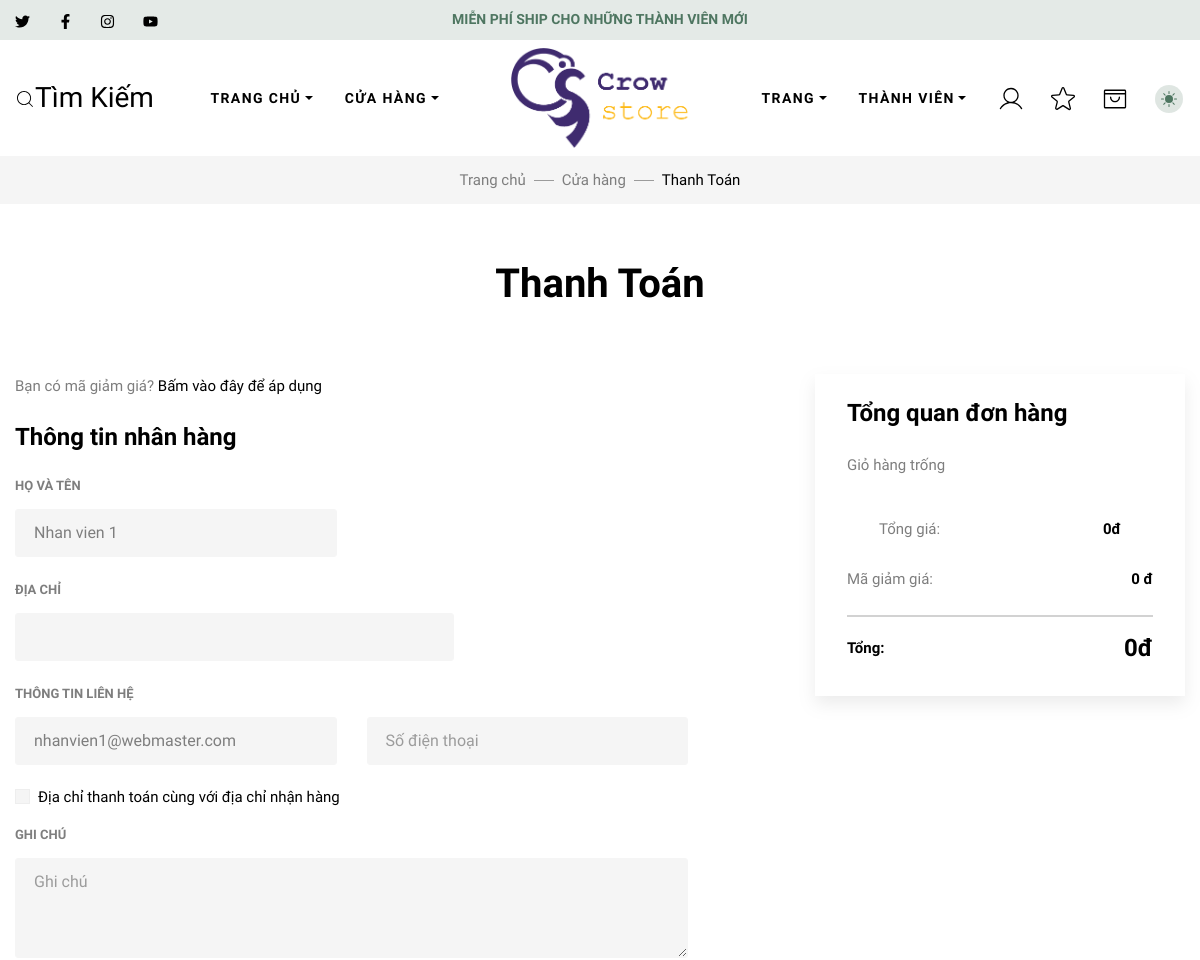
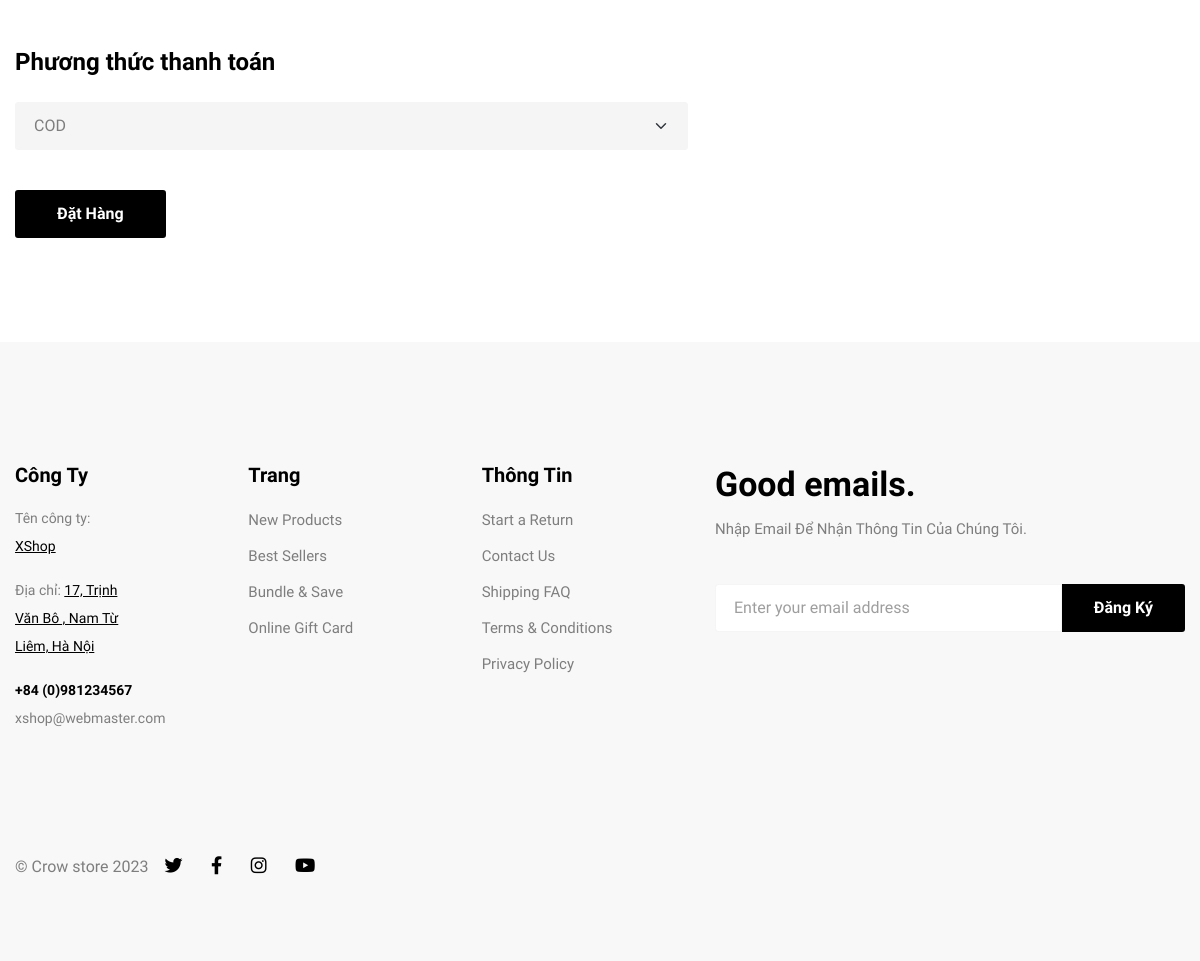
Page /index.php?act=checkout (signed in) on the committed database (2 pictures, top to bottom).
### tables this page shows
CREATE TABLE `khach_hang` (
  `ma_khach_hang` int(11) NOT NULL,
  `ten_khach_hang` varchar(200) DEFAULT NULL,
  `dia_chi` varchar(200) DEFAULT NULL,
  `sdt` varchar(11) DEFAULT NULL,
  `email` varchar(100) DEFAULT NULL,
  `mat_khau` varchar(200) DEFAULT NULL,
  `avt` varchar(200) DEFAULT 'noavt.jpg',
  `trang_thai` tinyint(2) DEFAULT 0,
  `quyen` tinyint(2) DEFAULT 3,
  `ma_nhan_vien` varchar(10) DEFAULT NULL,
  `xoa` tinyint(2) NOT NULL DEFAULT 0
);

CREATE TABLE `lien_he` (
  `id_lien_he` int(11) NOT NULL,
  `ten_doanh_nghiep` varchar(200) NOT NULL,
  `dia_chi` varchar(200) DEFAULT NULL,
  `sdt` int(11) DEFAULT NULL,
  `logo` varchar(200) NOT NULL,
  `email` varchar(200) DEFAULT NULL,
  `trang_thai` tinyint(2) DEFAULT 0
);

### module/PDO.php (called while the page is built, shortened)
<?php
function pdo_execute_single($sql){
    $sql_args = array_slice(func_get_args(),1);
    try{
        $stmt = $GLOBALS['PDO']->prepare($sql);
        $stmt->execute($sql_args);
        return $stmt->fetch(PDO::FETCH_ASSOC);
    }
    catch(PDOException $e){
        echo $e->getMessage();
        return false;
    }
    finally{
        unset($stmt);
    }
}
function pdo_query($sql){
    $sql_args = array_slice(func_get_args(),1);
    try{
        $stmt = $GLOBALS['PDO']->prepare($sql);
        $stmt->execute($sql_args);
        return $stmt->fetchAll(PDO::FETCH_ASSOC);
    }
    catch(PDOException $e){
        echo $e->getMessage();
        return false;
    }
    finally{
        unset($stmt);
    }
}
?>

### module/account.php (called while the page is built, shortened)
<?php
function get_customer_by_id($ma_khach_hang){
    $sql = "SELECT * FROM khach_hang WHERE ma_khach_hang = '$ma_khach_hang'";
    return pdo_execute_single($sql);
}
?>

### module/static.php (called while the page is built, shortened)
<?php
function admin_get_contract(){
    $sql = "SELECT * FROM lien_he";
    $result = pdo_query($sql);
    return $result;
}
?>

### view/payment/checkout.php (the view, shortened to what this page needs)
<?php
    if(isset($_SESSION['ma_khach_hang'])){
        $ma_khach_hang = $_SESSION['ma_khach_hang'];
        $data = get_customer_by_id($ma_khach_hang);
       extract($data);
    }
?>
<head>
</head>
<main id="content" class="wrapper layout-page">
  <section class="z-index-2 position-relative pb-2 mb-12">
    <div class="bg-body-secondary mb-3">
      <div class="container">
        <nav class="py-4 lh-30px" aria-label="breadcrumb">
          <ol class="breadcrumb justify-content-center py-1 mb-0">
            <li class="breadcrumb-item">
              <a title="Home" href="index.php">Trang chủ</a>
            </li>
            <li class="breadcrumb-item">
              <a title="Shop" href="shop-layout-v2.html">Cửa hàng</a>
            </li>
            <li class="breadcrumb-item active" aria-current="page">Thanh Toán</li>
          </ol>
        </nav>
      </div>
    </div>
  </section>
  <section class="container pb-14 pb-lg-19">
    <div class="text-center">
      <h2 class="mb-6">Thanh Toán</h2>
    </div>
    <form class="pt-12" action="index.php?act=checkout" method="POST">
      <div class="row">
        <div class="col-lg-4 pb-lg-0 pb-14 order-lg-last">
          <div class="card border-0 rounded-0 shadow">
            <div class="card-header px-0 mx-10 bg-transparent py-8">
              <h4 class="fs-4 mb-8">Tổng quan đơn hàng</h4>
              <?php
              if(isset($_SESSION['cart'])){
                foreach ($cart as $value) {
                  extract($value);
              ?>
              <div class="d-flex w-100 mb-7">
                <div class="me-6">
                  <img src="#" data-src="image/<?php echo $anh?>" class="lazy-image" width="60" height="80" alt="Natural Coconut Cleansing Oil">
                </div>
                <div class="d-flex flex-grow-1">
                  <div class="pe-6">
                    <a href="#" name="ten_san_pham" class><?php echo $ten_san_pham?> <span class="text-body"> x<?php echo $so_luong?></span>
                    </a>
                    </p>
                  </div>
                  <div class="ms-auto">
                    <p class="fs-14px text-body-emphasis mb-0 fw-bold"><?php echo number_format($giam_gia, 0, ',', '.').'đ' ?></p>
                  </div>
                </div>
              </div>
              <?php
                }
              } else{
                echo '<p>Giỏ hàng trống</p>';
              }
              ?>
            <div class="card-body px-10 py-8">
              <div class="d-flex align-items-center mb-2">
                <span>Tổng giá:</span>
                <span class="d-block ms-auto text-body-emphasis fw-bold"><?php
          if(isset($total)){
            echo number_format($total, 0, ',', '.') . 'đ';
          } else {
            echo '0đ';
          } ?>
          </span>
            </div>
            </div>
              <div class="d-flex align-items-center">
                <span>Mã giảm giá:</span>
                <span class="d-block ms-auto text-body-emphasis fw-bold">0 đ</span>
              </div>
            </div>
            <div class="card-footer bg-transparent py-5 px-0 mx-10">
              <div class="d-flex align-items-center fw-bold mb-6">
                <span class="text-body-emphasis p-0">Tổng:</span>
                <span class="d-block ms-auto text-body-emphasis fs-4 fw-bold"><?php
          if(isset($total)){
            echo number_format($total, 0, ',', '.') . 'đ';
          } else {
            echo '0đ';
          } ?></span>
              </div>
            </div>
          </div>
        </div>
        <div class="col-lg-8 order-lg-first pe-xl-20 pe-lg-6">
          <div class="checkout">
            <p>Bạn có mã giảm giá? <a data-bs-toggle="collapse" href="#collapsecoupon" role="button" aria-expanded="false" aria-controls="collapsecoupon">Bấm vào đây để áp dụng</a>
            </p>
            <h4 class="fs-4 pt-4 mb-7">Thông tin nhân hàng</h4>
           <?php
           if(empty($data)){
           ?>
            <div class="mb-7">
              <label class="mb-5 fs-13px letter-spacing-01 fw-semibold text-uppercase">Họ Và tên</label>
              <div class="row">
                <div class="col-md-6 mb-md-0 mb-7">
                  <input type="text" class="form-control" id="first-name" name="name" placeholder="First Name" required>
                </div>
              </div>
            </div>
            <div class="mb-7">
              <div class="row">
                <div class="col-md-8 mb-md-0 mb-7">
                  <label for="street-address" class="mb-5 fs-13px letter-spacing-01 fw-semibold text-uppercase">Địa Chỉ</label>
                  <input type="text" class="form-control" id="street-address" name="diachi" required>
                </div>
              </div>
            </div>
            <div class="mb-7">
              <div class="row">
                <div class="col-md-4 mb-md-0 mb-7">
                  <label for="city" class="mb-5 fs-13px letter-spacing-01 fw-semibold text-uppercase">Huyện/Xã</label>
                  <input type="text" class="form-control" id="city" name="huyen" required>
                </div>
                <div class="col-md-4 mb-md-0 mb-7">
                  <label for="state" class="mb-5 fs-13px letter-spacing-01 fw-semibold text-uppercase">Tỉnh</label>
                  <input type="text" class="form-control" id="state" name="tinh" required>
                </div>
                <div class="col-md-4">
                  <label for="zip" class="mb-5 fs-13px letter-spacing-01 fw-semibold text-uppercase">Mã bưu chính</label>
                  <input type="text" class="form-control" id="zip" name="zip" required>
                </div>
              </div>
            </div>
            <div class="mb-7">
              <label class="mb-5 fs-13px letter-spacing-01 fw-semibold text-uppercase">Thông Tin liên hệ</label>
              <div class="row">
                <div class="col-md-6 mb-md-0 mb-7">
                  <input type="email" class="form-control" id="email" name="email" placeholder="Email" required>
                </div>
                <div class="col-md-6">
                  <input type="number" class="form-control" id="phone" name="sdt" placeholder="Số điện thoại" required>
                </div>
              </div>
            </div>
            <div class="mt-6 mb-5 form-check">
              <input type="checkbox" class="form-check-input rounded-0 me-4" name="customCheck6" id="customCheck5">
              <label class="text-body-emphasis" for="customCheck5">
                <span class="text-body-emphasis">Địa chỉ thanh toán cùng với địa chỉ nhận hàng</span>
              </label>
            </div>
          </div>
            <?php
            }else{
            ?>
            <div class="mb-7">
              <label class="mb-5 fs-13px letter-spacing-01 fw-semibold text-uppercase">Họ Và tên</label>
              <div class="row">
                <div class="col-md-6 mb-md-0 mb-7">
                  <input type="text" class="form-control" id="first-name" name="name" value="<?php echo $ten_khach_hang ?>" required>
                </div>
              </div>
            </div>
            <div class="mb-7">
              <div class="row">
                <div class="col-md-8 mb-md-0 mb-7">
                  <label for="street-address" class="mb-5 fs-13px letter-spacing-01 fw-semibold text-uppercase">Địa Chỉ</label>
                  <input type="text" class="form-control" id="street-address" name="diachi" value="<?php echo $dia_chi ?>" required>
                </div>
              </div>
            </div>
            <div class="mb-7">
              <label class="mb-5 fs-13px letter-spacing-01 fw-semibold text-uppercase">Thông Tin liên hệ</label>
              <div class="row">
                <div class="col-md-6 mb-md-0 mb-7">
                  <input type="email" class="form-control" id="email" name="email" placeholder="Email"  value="<?php echo $email?>" >
                </div>
                <div class="col-md-6">
                  <input type="number" class="form-control" id="phone" name="sdt" placeholder="Số điện thoại" value="<?php echo $sdt?>">
                </div>
              </div>
            </div>
            <div class="mt-6 mb-5 form-check">
              <input type="checkbox" class="form-check-input rounded-0 me-4" name="customCheck6" id="customCheck5">
              <label class="text-body-emphasis" for="customCheck5">
                <span class="text-body-emphasis">Địa chỉ thanh toán cùng với địa chỉ nhận hàng</span>
              </label>
            </div>
        </div>
            <?php
            }
            ?>
<div class="checkout mb-7">
    <div class="mb-7">
      <label class="mb-5 fs-13px letter-spacing-01 fw-semibold text-uppercase">Ghi chú</label>
            <textarea class="form-control" id="exampleFormControlTextarea1" rows="3" placeholder="Ghi chú" name="ghichu_kh"></textarea>
    </div>
</div>
<div class="checkout mb-7">
    <div class="mb-7">
        <h4 class="fs-4 mb-8 mt-12 pt-lg-1">Phương thức thanh toán</h4>
        <div class="nav nav-tabs border-0">
            <select class="form-select" id="payment" name="phuong_thuc">
              <option value="0" selected><a class="btn btn-payment px-12 mx-2 py-6 me-7 my-3 nav-link" data-bs-toggle="tab" data-bs-target="#cod-tab">
                <svg class="icon icon-paylay fs-32px text-body-emphasis">
                    <use xlink:href="#icon-delivery-1"></use>
                </svg>
            </a>
            </option>
            </select>
        </div>
            </div>
          </div>
          <button type="submit" name="submit" class="btn btn-dark btn-hover-bg-primary btn-hover-border-primary px-11 mt-md-7 mt-4">Đặt Hàng</button>
        </div>
      </div>
    </form>
  </section>
</main>

### view/footer.php
<footer class="pt-15 pt-lg-20 pb-16 footer bg-section-4">
<div class="container container-xxl pt-4">
<div class="row">
<?php
$data = admin_get_contract();
foreach ($data as $value) {
    extract($value);
}?>
<div class="col-lg col-md-4 col-12 mb-11 mb-lg-0 fs-14px">
<h3 class="fs-5 mb-6 ">Công Ty</h3>
<p class="pe-xl-18 lh-2">
Tên công ty: <a class href="#"><u class="fw-medium"><?=$ten_doanh_nghiep?></u></a>
</p>
<p class="pe-xl-18 lh-2">
Địa chỉ: <a class href="#"><u class="fw-medium"><?=$dia_chi?></u></a>
</p>
<p class="mb-0 lh-2"><strong class="text-body-emphasis">+84 (0)<?=$sdt?></strong>
<br>
<?=$email?>
</p>
</div>
<div class="col-lg col-md-4 col-12 mb-11 mb-lg-0">
<h3 class="fs-5 mb-6 ">Trang</h3>
<ul class="list-unstyled mb-0 fw-medium ">
<li class="pt-3 mb-4">
<a href="#" title="New Products" class="text-body">New Products</a>
</li>
<li class="pt-3 mb-4">
<a href="#" title="Best Sellers" class="text-body">Best Sellers</a>
</li>
<li class="pt-3 mb-4">
<a href="#" title="Bundle &amp; Save" class="text-body">Bundle &amp; Save</a>
</li>
<li class="pt-3 mb-4">
<a href="#" title="Online Gift Card" class="text-body">Online Gift Card</a>
</li>
</ul>
</div>
<div class="col-lg col-md-4 col-12 mb-11 mb-lg-0">
<h3 class="fs-5 mb-6 ">Thông Tin</h3>
<ul class="list-unstyled mb-0 fw-medium ">
<li class="pt-3 mb-4">
<a href="#" title="Start a Return" class="text-body">Start a Return</a>
</li>
<li class="pt-3 mb-4">
<a href="#" title="Contact Us" class="text-body">Contact Us</a>
</li>
<li class="pt-3 mb-4">
<a href="#" title="Shipping FAQ" class="text-body">Shipping FAQ</a>
</li>
<li class="pt-3 mb-4">
<a href="#" title="Terms &amp; Conditions" class="text-body">Terms &amp; Conditions</a>
</li>
<li class="pt-3 mb-4">
<a href="#" title="Privacy Policy" class="text-body">Privacy Policy</a>
</li>
</ul>
</div>
<div class="col-lg-5 col-12 mb-11 mb-lg-0">
<h3 class="mb-4 ">Good emails.</h3>
<p class="lh-2 ">Nhập Email Để Nhận Thông Tin Của Chúng Tôi.</p>
<form class=" pt-8">
<div class="input-group position-relative">
<input type="email" class="form-control bg-body rounded-left" placeholder="Enter your email address">
<button type="submit" class="btn btn-dark btn-hover-bg-primary btn-hover-border-primary ms-0">
Đăng Ký
</button>
</div>
</form>
</div>
</div>
<div class="row align-items-center mt-0 mt-lg-20 pt-lg-4">
<div class="col-sm-12 col-md-6 col-lg-4 d-flex align-items-center order-2 order-lg-1 fs-6 mt-8 mt-lg-0">
<p class="mb-0">© Crow store 2023</p>
<ul class="list-inline fs-18px ms-6 mb-0">
<li class="list-inline-item me-8">
<a href="#"><i class="fab fa-twitter"></i></a>
</li>
<li class="list-inline-item me-8">
<a href="#"><i class="fab fa-facebook-f"></i></a>
</li>
<li class="list-inline-item me-8">
<a href="#"><i class="fab fa-instagram"></i></a>
</li>
<li class="list-inline-item">
<a href="#"><i class="fab fa-youtube"></i></a>
</li>
</ul>
</div>
</div>
</div>
</footer>

### rows in the picture
khach_hang: name "Nhan vien 1", email "nhanvien1@webmaster.com"
lien_he: ten_doanh_nghiep "XShop", dia_chi "17, Trịnh Văn Bô , Nam Từ Liêm, Hà Nội", sdt "981234567", email "xshop@webmaster.com"
